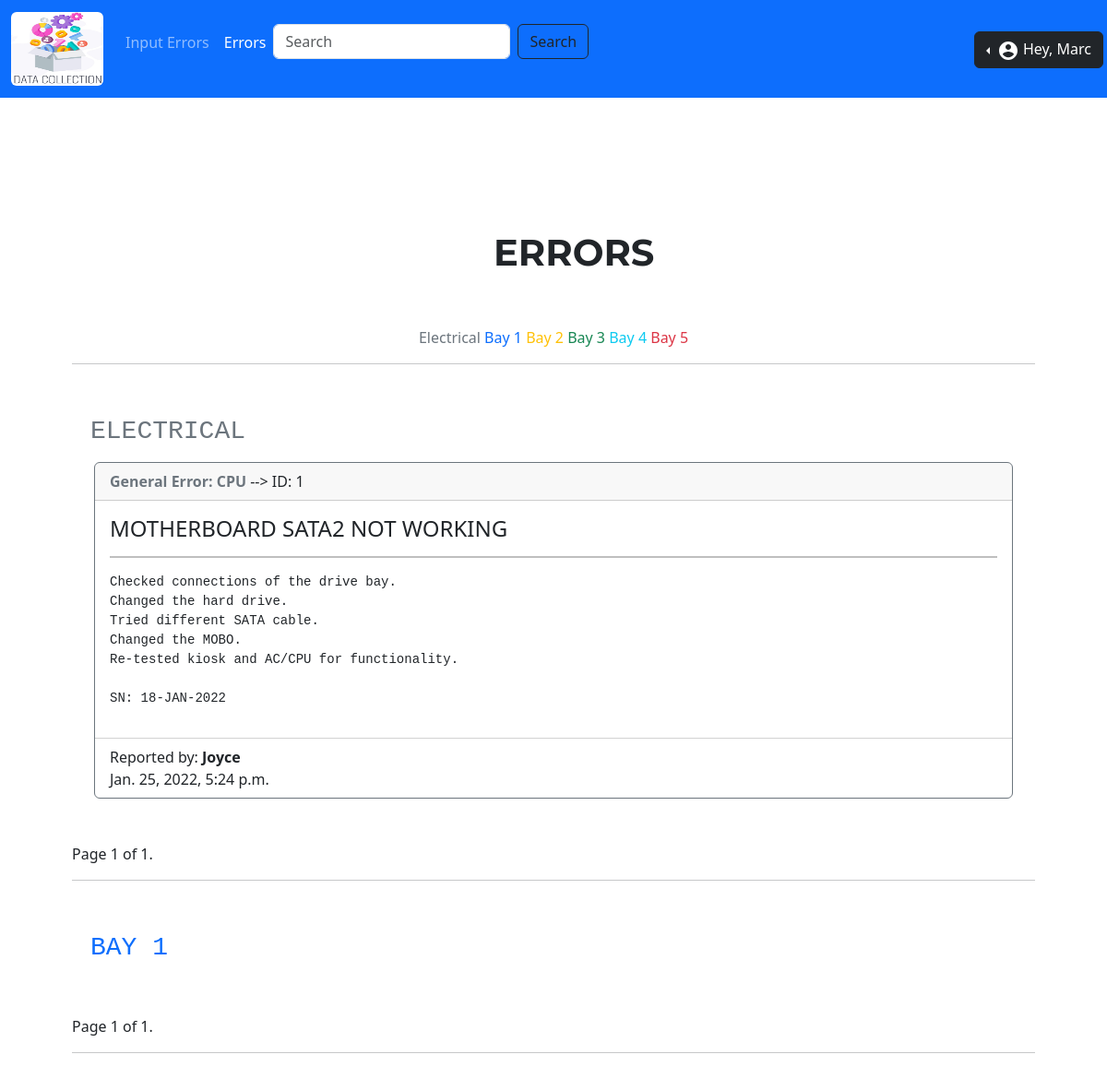
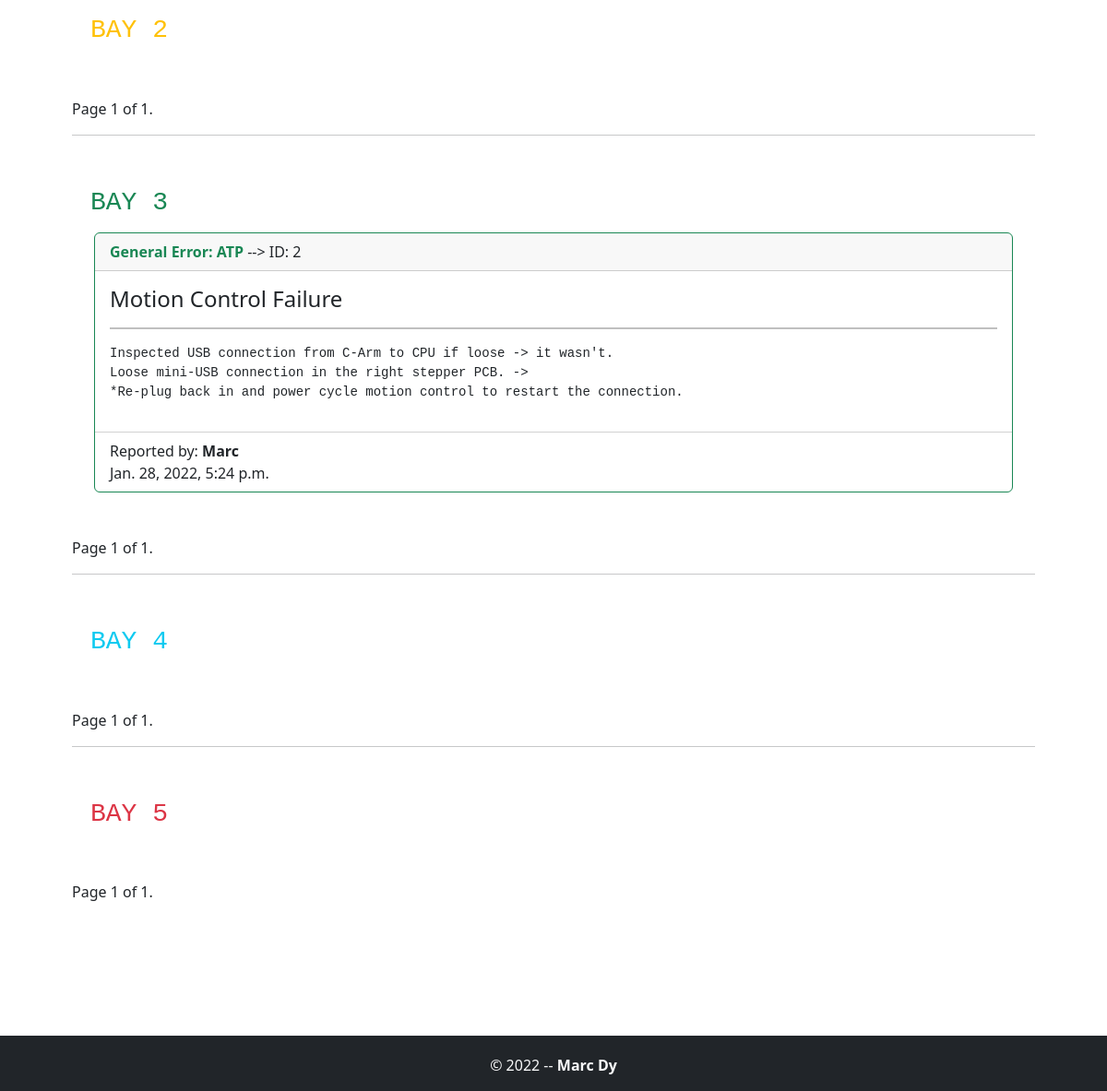
The page /tek84Troubleshoot/errors/ (signed in) on the database its author committed (2 pictures, top to bottom).
### tek84Troubleshoot/models.py (models this page shows)
class InputError(models.Model):
	BAYS = [
		('ELECTRICAL', 'Electrical'),
		('BAY1', 'Bay1'),
		('BAY2', 'Bay2'),
		('BAY3', 'Bay3'),
		('BAY4', 'Bay4'),
		('BAY5', 'Bay5'),
	]
	GENERAL_DESCRIPTION_OF_FAILURE = [
		('AC', 'AC'),
		('CPU', 'CPU'),
		('KIOSK', 'KIOSK'),
		('BASES', 'Bases'),
		('VERTICALS', 'Vertical'),
		('CARM', 'C-Arm'),
		('ATP', 'ATP'),
		('SKINS', 'Skins'),
		('TOPHAT', 'Top Hat')
	]
	bays = models.CharField(max_length=10, choices=BAYS)
	general_description_of_failure = models.CharField(max_length=9,
												   choices=GENERAL_DESCRIPTION_OF_FAILURE)
	title_of_error = models.CharField(max_length=100)
	fix_of_error = models.TextField()
	date_posted = models.DateTimeField(auto_now = True)
	employee = models.ForeignKey(User, on_delete=models.SET_NULL, null=True)

### tek84Troubleshoot/views.py (the view)
# urls.py: path('errors/', views.errors, name='errors'),
def errors(request):
	querysetBay0 = InputError.objects.all().filter(bays = 'ELECTRICAL').order_by('-date_posted')
	querysetBay1 = InputError.objects.all().filter(bays = 'BAY1').order_by('-date_posted')
	querysetBay2 = InputError.objects.all().filter(bays = 'BAY2').order_by('-date_posted')
	querysetBay3 = InputError.objects.all().filter(bays = 'BAY3').order_by('-date_posted')
	querysetBay4 = InputError.objects.all().filter(bays = 'BAY4').order_by('-date_posted')
	querysetBay5 = InputError.objects.all().filter(bays = 'BAY5').order_by('-date_posted')
	paginator0= Paginator(querysetBay0, 2)
	page0 = request.GET.get('page0')
	queryBay0 = paginator0.get_page(page0)
	paginator1= Paginator(querysetBay1, 2)
	page1 = request.GET.get('page1')
	queryBay1 = paginator1.get_page(page1)
	paginator2 = Paginator(querysetBay2, 2)
	page2 = request.GET.get('page2')
	queryBay2 = paginator2.get_page(page2)
	paginator3 = Paginator(querysetBay3, 2)
	page3 = request.GET.get('page3')
	queryBay3 = paginator3.get_page(page3)
	paginator4 = Paginator(querysetBay4, 2)
	page4 = request.GET.get('page4')
	queryBay4 = paginator4.get_page(page4)
	paginator5 = Paginator(querysetBay5, 2)
	page5 = request.GET.get('page5')
	queryBay5 = paginator5.get_page(page5)
	context = {
		'queryBay0': queryBay0,
		'queryBay1': queryBay1,
		'queryBay2': queryBay2,
		'queryBay3': queryBay3,
		'queryBay4': queryBay4,
		'queryBay5': queryBay5,
	}
	if not request.user.is_authenticated:
		return redirect('/tek84Troubleshoot/')
	else:
		return render(request, 'errors.html', context)

### tek84Troubleshoot/templates/errors.html (shortened to what this page needs)
{% extends "base.html" %}
{% block content %}
<div class="container p-5">
    <div class="mx-auto" style="width: 250px;">
        <div class="container-fluid">
            <h1 class="ps-5 p-5">ERRORS</h1>
        </div>
    </div>
    <div class="d-flex align-items-start sticky-top">
        <nav class="navbar-light bg-transparent mx-auto" >
            <div class="container">
                <a class="navbar-brand text-secondary " href="{% url 'errors' %}#electrical">Electrical</a>
                <a class="navbar-brand text-primary" href="{% url 'errors' %}#bay1Link">Bay 1</a>
                <a class="navbar-brand text-warning" href="{% url 'errors' %}#bay2Link">Bay 2</a>
                <a class="navbar-brand text-success" href="{% url 'errors' %}#bay3Link">Bay 3</a>
                <a class="navbar-brand text-info" href="{% url 'errors' %}#bay4Link">Bay 4</a>
                <a class="navbar-brand text-danger" href="{% url 'errors' %}#bay5Link">Bay 5</a>
            </div>
        </nav>
        <br>
    </div>
    <hr>
    <div class="container-fluid mt-5 mb-5" id="electrical">
            <h3 class="p-2 text-secondary font-monospace">ELECTRICAL</h3>
            <div class="row-1">
                {% for items in queryBay0 %}
                    <div class="col-15 container">
                        <div class="card border-secondary mb-3">
                            <div class="card-header">
                                <b class="text-secondary">General Error:
                                {{ items.general_description_of_failure }}
                                </b> --> ID: {{ items.id }}
                            </div>
                            <div class="card-body">
                                <h4 class="card-title">{{ items.title_of_error }}</h4>
                                <hr style="border: 1px solid black">
                                <p class="card-text"><pre>{{ items.fix_of_error }}</pre></p>
                            </div>
                            <div class="card-footer bg-transparent">
                                <label>Reported by: <strong>{{ items.employee.first_name | capfirst}}</strong></label>
                                <br>
                                {{ items.date_posted }}
                            </div>
                        </div>
                    </div>
                {% endfor %}
            </div>
    </div>
    <div class="pagination">
        <span class="step-links">
            <span class="current">
                Page {{ queryBay0.number }} of {{ queryBay0.paginator.num_pages }}.
            </span>
        </span>
    </div>
    <hr>
    <div class="container-fluid mt-5 mb-5" id="bay1Link">
        <h3 class="p-2 text-primary font-monospace">BAY 1</h3>
    </div>
    <div class="pagination">
        <span class="step-links">
            <span class="current">
                Page {{ queryBay1.number }} of {{ queryBay1.paginator.num_pages }}.
            </span>
        </span>
    </div>
    <hr>
    <div class="container-fluid mt-5 mb-5" id="bay2Link">
        <h3 class="p-2 text-warning font-monospace">BAY 2</h3>
    </div>
    <div class="pagination">
        <span class="step-links">
            <span class="current">
                Page {{ queryBay2.number }} of {{ queryBay2.paginator.num_pages }}.
            </span>
        </span>
    </div>
    <hr>
    <div class="container-fluid mt-5 mb-5" id="bay3Link">
        <h3 class="p-2 text-success font-monospace">BAY 3</h3>
        <div class="row-1">
            {% for items in queryBay3 %}
                <div class="col-15 container">
                        <div class="card border-success mb-3">
                            <div class="card-header">
                                <b class="text-success">General Error:
                                {{ items.general_description_of_failure }}
                                </b> --> ID: {{ items.id }}
                            </div>
                            <div class="card-body">
                                <h4 class="card-title">{{ items.title_of_error }}</h4>
                                <hr style="border: 1px solid black">
                                <p class="card-text"><pre>{{ items.fix_of_error }}</pre></p>
                            </div>
                            <div class="card-footer bg-transparent">
                                <label>Reported by: <strong>{{ items.employee.first_name | capfirst}}</strong></label>
                                <br>
                                {{ items.date_posted }}
                            </div>
                        </div>
                    </div>
            {% endfor %}
        </div>
    </div>
    <div class="pagination">
        <span class="step-links">
            <span class="current">
                Page {{ queryBay3.number }} of {{ queryBay3.paginator.num_pages }}.
            </span>
        </span>
    </div>
    <hr>
    <div class="container-fluid mt-5 mb-5" id="bay4Link">
        <h3 class="p-2 text-info font-monospace">BAY 4</h3>
    </div>
    <div class="pagination">
        <span class="step-links">
            <span class="current">
                Page {{ queryBay4.number }} of {{ queryBay4.paginator.num_pages }}.
            </span>
        </span>
    </div>
    <hr>
    <div class="container-fluid mt-5 mb-5" id="bay5Link">
        <h3 class="p-2 text-danger font-monospace">BAY 5</h3>
    </div>
    <div class="pagination">
        <span class="step-links">
            <span class="current">
                Page {{ queryBay5.number }} of {{ queryBay5.paginator.num_pages }}.
            </span>
        </span>
    </div>
    <br>
    <br>
</div>
{% endblock content %}

### tek84Troubleshoot/templates/base.html (shortened to what this page needs)
{% load bootstrap5 %}
{% bootstrap_css %}
{% load static %}
<!doctype html>
<html lang="en">
<head>
	<link rel="stylesheet" type="text/css" href="{% static 'style.css' %}">
</head>
<body>
	<div class="mb-5">
		<nav class="navbar navbar-expand-lg navbar-dark bg-primary">
		  	<div class="container-fluid">
			    <a class="navbar-brand" href="{% url 'login' %}">
			    	<img src="{% static 'image.jpg' %}" class="rounded-2" width="100" height="80">
			    </a>
			    {% with request.resolver_match.url_name as url_name %}
			    <div class="collapse navbar-collapse" id="navbarNavAltMarkup">
			    	<div class="navbar-nav">
				        <a class="nav-link {% if url_name == 'index' %}active{% endif %}
				        				   {% if url_name == 'password_change_done' %}invisible{% endif %}"
				        	href="{% url 'index' %}">Input Errors</a>
				        <a class="nav-link {% if url_name == 'errors' %}active{% endif %}
				        				   {% if url_name == 'password_change_done' %}invisible{% endif %}"
				        	href="/tek84Troubleshoot/errors">Errors</a>
				        <form action="{% url 'search_results' %}" method="get" class="d-flex
        				   	{% if url_name == 'password_change_done' %}invisible{% endif %}">
				      		<input name="q" class="form-control me-2 " type="search" placeholder="Search">
					      	<button class="btn btn-outline-dark " type="submit">Search</button>
					    </form>
						<div class="btn-group dropstart position-absolute top-1 end-0 mt-1 mr-1 p-1
        				   	{% if url_name == 'password_change_done' %}invisible{% endif %}">
							<button type="button" class="btn btn-dark dropdown-toggle" data-bs-toggle="dropdown" aria-expanded="false">
						    	<img src="{% static 'account_circle1.svg' %}"> Hey, {{ request.user.first_name}}
						  	</button>
						</div>
			      	</div>
			    </div>
			    {% endwith %}
		  	</div>
		</nav>
	</div>
	<div class="container-fluid">
		{% block content %}{% endblock content %}
	</div>
<div class="footer bg-dark text-center text-lg-start text-light pt-1 mt-5">
	<div class="text-center p-3">
	© 2022 -- <strong>Marc Dy</strong>
	</div>
	</div>
</body>
</html>

### tek84Troubleshoot/static/style.css (style rules this page uses)
h1 { font-family: 'Montserrat', sans-serif; font-weight: bolder; }

### rows shown on the page
InputError: general_description_of_failure "CPU", id "1", title_of_error "MOTHERBOARD SATA2 NOT WORKING", fix_of_error "Checked connections of the drive bay. Changed the hard drive. Tried different SATA cable. Changed the MOBO. Re-tested kiosk and AC/CPU for functionality. SN: 18-JAN-2022", employee.first_name "Joyce", date_posted "Jan. 25, 2022, 5:24 p.m."
InputError: general_description_of_failure "ATP", id "2", title_of_error "Motion Control Failure", fix_of_error "Inspected USB connection from C-Arm to CPU if loose -> it wasn't. Loose mini-USB connection in the right stepper PCB. -> *Re-plug back in and power cycle motion control to restart the connection.", employee.first_name "Marc", date_posted "Jan. 28, 2022, 5:24 p.m."

### other values the page prints
{{ request.user.first_name }} "Marc"
{{ queryBay0.number }} "1"
{{ queryBay0.paginator.num_pages }} "1"
{{ queryBay1.number }} "1"
{{ queryBay1.paginator.num_pages }} "1"
{{ queryBay2.number }} "1"
{{ queryBay2.paginator.num_pages }} "1"
{{ queryBay3.number }} "1"
{{ queryBay3.paginator.num_pages }} "1"
{{ queryBay4.number }} "1"
{{ queryBay4.paginator.num_pages }} "1"
{{ queryBay5.number }} "1"
{{ queryBay5.paginator.num_pages }} "1"
